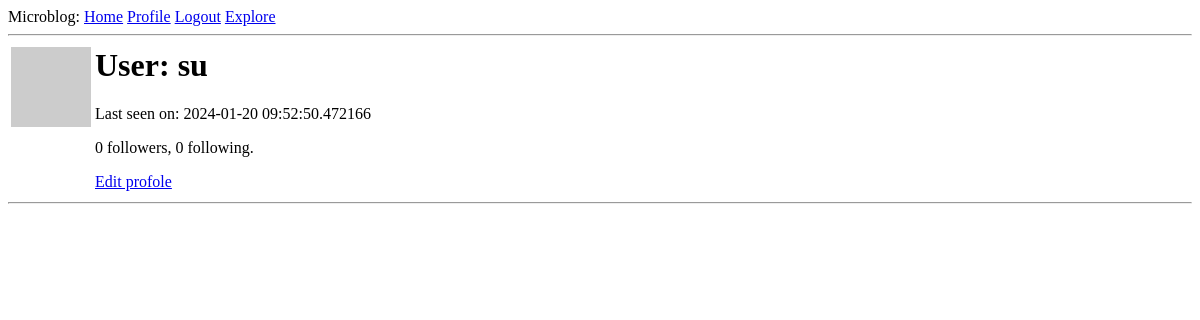
The page /user/su (signed in) on the database as committed earlier.
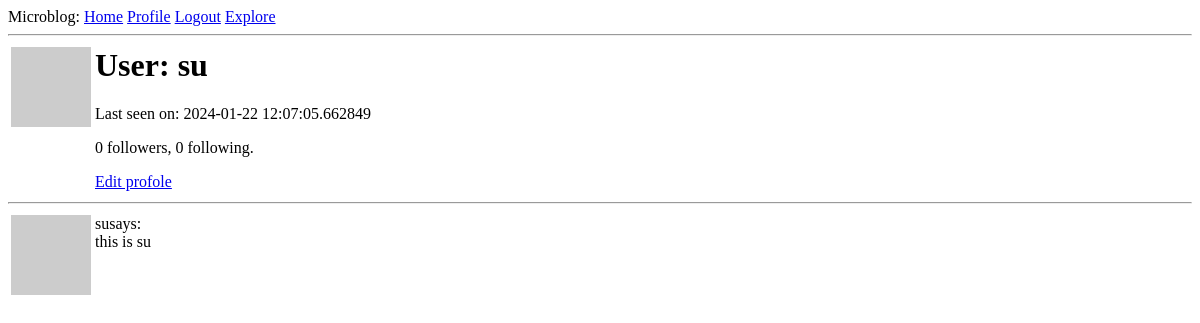
The same page on the database as committed later.
### app/models.py (models this page shows, shortened)
class User(UserMixin, db.Model):
    id: so.Mapped[int] = so.mapped_column(primary_key=True)
    username: so.Mapped[str] = so.mapped_column(sa.String(64), index=True, unique=True)
    email: so.Mapped[str] = so.mapped_column(sa.String(120), index=True, unique=True)
    password_hash: so.Mapped[Optional[str]] = so.mapped_column(sa.String(256))
    posts: so.WriteOnlyMapped["Post"] = so.relationship(back_populates="author")
    about_me: so.Mapped[Optional[str]] = so.mapped_column(sa.String(140))
    last_seen: so.Mapped[Optional[datetime]] = so.mapped_column(
        default=lambda: datetime.now(timezone.utc)
    )
    following: so.WriteOnlyMapped["User"] = so.relationship(
        secondary=followers,
        primaryjoin=(followers.c.follower_id == id),
        secondaryjoin=(followers.c.followed_id == id),
        back_populates="followers",
    )
    followers: so.WriteOnlyMapped["User"] = so.relationship(
        secondary=followers,
        primaryjoin=(followers.c.followed_id == id),
        secondaryjoin=(followers.c.follower_id == id),
        back_populates="following",
    )
    def avatar(self, size):
        digest = md5(self.email.lower().encode("utf-8")).hexdigest()
        return f"https://www.gravatar.com/avatar/{digest}?d=identicon&s={size}"
    def followers_count(self):
        query = sa.select(sa.func.count()).select_from(
            self.followers.select().subquery()
        )
        return db.session.scalar(query)
    def following_count(self):
        query = sa.select(sa.func.count()).select_from(
            self.following.select().subquery()
        )
        return db.session.scalar(query)

class Post(db.Model):
    id: so.Mapped[int] = so.mapped_column(primary_key=True)
    body: so.Mapped[str] = so.mapped_column(sa.String(140))
    timestamp: so.Mapped[datetime] = so.mapped_column(
        index=True, default=lambda: datetime.now(timezone.utc)
    )
    user_id: so.Mapped[int] = so.mapped_column(sa.ForeignKey(User.id), index=True)
    author: so.Mapped[User] = so.relationship(back_populates="posts")

### app/routes.py (the view)
@app.route("/user/<username>")
@login_required
def user(username):
    user = db.first_or_404(sa.select(User).where(User.username == username))
    page = request.args.get("page", 1, type=int)
    query = user.posts.select().order_by(Post.timestamp.desc())
    posts = db.paginate(
        query, page=page, per_page=app.config["POSTS_PER_PAGE"], error_out=False
    )
    next_url = (
        url_for("user", username=user.username, page=posts.next_num)
        if posts.has_next
        else None
    )
    prev_url = (
        url_for("user", username=user.username, page=posts.prev_num)
        if posts.has_prev
        else None
    )
    form = EmptyForm()
    return render_template(
        "user.html",
        user=user,
        posts=posts.items,
        form=form,
        next_url=next_url,
        prev_url=prev_url,
    )

### app/models.py (called while the page is built)
@login.user_loader
def load_user(id):
    return db.session.get(User, int(id))

### app/routes.py (called while the page is built)
@app.before_request
def before_request():
    if current_user.is_authenticated:
        current_user.last_seen = datetime.now(timezone.utc)
        db.session.commit()

### app/templates/user.html (shortened to what this page needs)
{% extends "base.html" %} {% block content %}
<table>
  <tr valign="top">
    <td><img src="{{ user.avatar(128) }}" /></td>
    <td><h1>User: {{ user.username }}</h1>
    {%if user.last_seen%}<p>Last seen on: {{user.last_seen}}</p>{%endif%}
    <p>{{ user.followers_count() }} followers, {{ user.following_count() }} following.</p>
    {% if user ==current_user%}
    <p><a href="{{url_for('edit_profile')}}">Edit profole</a></p>
    {%endif%}
    </td>
  </tr>
</table>
<hr />
{% for post in posts %} {%include '_post.html'%} {% endfor %}
 {% endblock %}

### app/templates/_post.html
<table>
  <tr valign="top">
    <td><img src="{{post.author.avatar(36)}}" /></td>
    <td>{{post.author.username}}says: <br />{{post.body}}</td>
  </tr>
</table>

Rows that differ between the two databases and show on the page:
changed User "su": last_seen "2024-01-20 09:52:50.472166" → "2024-01-22 12:07:05.662849"
added Post: author.username "su", body "this is su"
